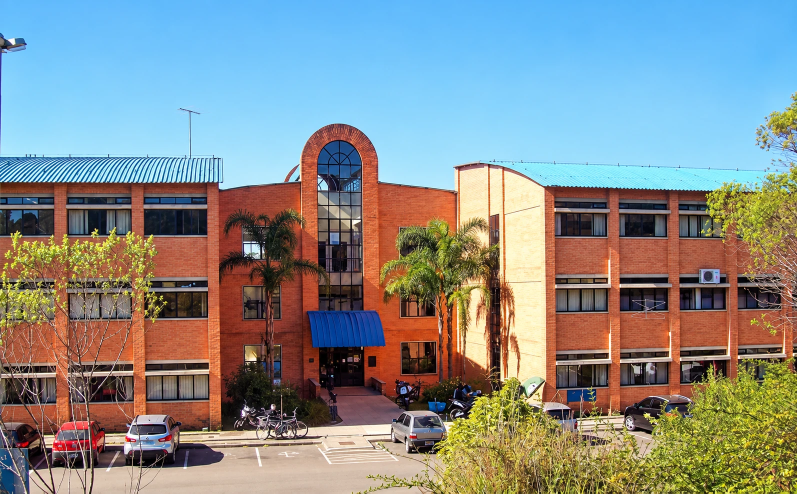
#> input picture dist/assets/campus.webp, 1594 x 987 px, given in place of coplaf-araucaria-hero.png, which was not available (shown at 1/2 size)
$ python prepare_sequence.py
#> lines starting #> are read from the running program, lines starting #| are printed output that depends on the picture; pictures that were not available may be replaced by others from this repository, and a replacement may not be noted
"""Create a six-second, 144-frame camera sequence from the generated forest art.

This is an original animated camera move, not stock footage or location footage.
The WebP frames are the exact source used by the scroll player and WebM export.
"""
from pathlib import Path
from PIL import Image, ImageEnhance
import math
import json

ROOT = Path(__file__).resolve().parents[1]
SOURCE = ROOT / 'art' / 'coplaf-araucaria-hero.png'
OUT = ROOT / 'dist' / 'assets'
FRAMES = OUT / 'frames'
FRAMES.mkdir(parents=True, exist_ok=True)
image = Image.open(SOURCE).convert('RGB')
#> image is the input picture: PIL image 1594x987 RGB; mean R, G, B 134.6, 140.9, 139.6
image.save(OUT / 'forest.webp', quality=90, method=6)

count = 144
width, height = 1280, 720
for index in range(count):
    progress = index / (count - 1)
    ease = progress * progress * (3 - 2 * progress)
    # Slow aerial push-in with lateral travel and a gentle lens roll.
    zoom = 1.045 + ease * 0.30
    crop_w = image.width / zoom
    crop_h = crop_w * height / width
    center_x = image.width * (0.5 + 0.035 * math.sin(progress * 1.4))
    center_y = image.height * (0.49 + 0.034 * ease)
    left = min(max(center_x - crop_w / 2, 0), image.width - crop_w)
    top = min(max(center_y - crop_h / 2, 0), image.height - crop_h)
    frame = image.crop((left, top, left + crop_w, top + crop_h)).resize((width, height), Image.Resampling.LANCZOS)
    frame = ImageEnhance.Brightness(frame).enhance(1.0 - ease * 0.035)
    frame.save(FRAMES / f'{index:03d}.webp', quality=78, method=4)
#> this loop made 144 passes
#> pass 1, `frame = image.crop((left, top, left + crop_w, top + crop_h)).resize((w..`:
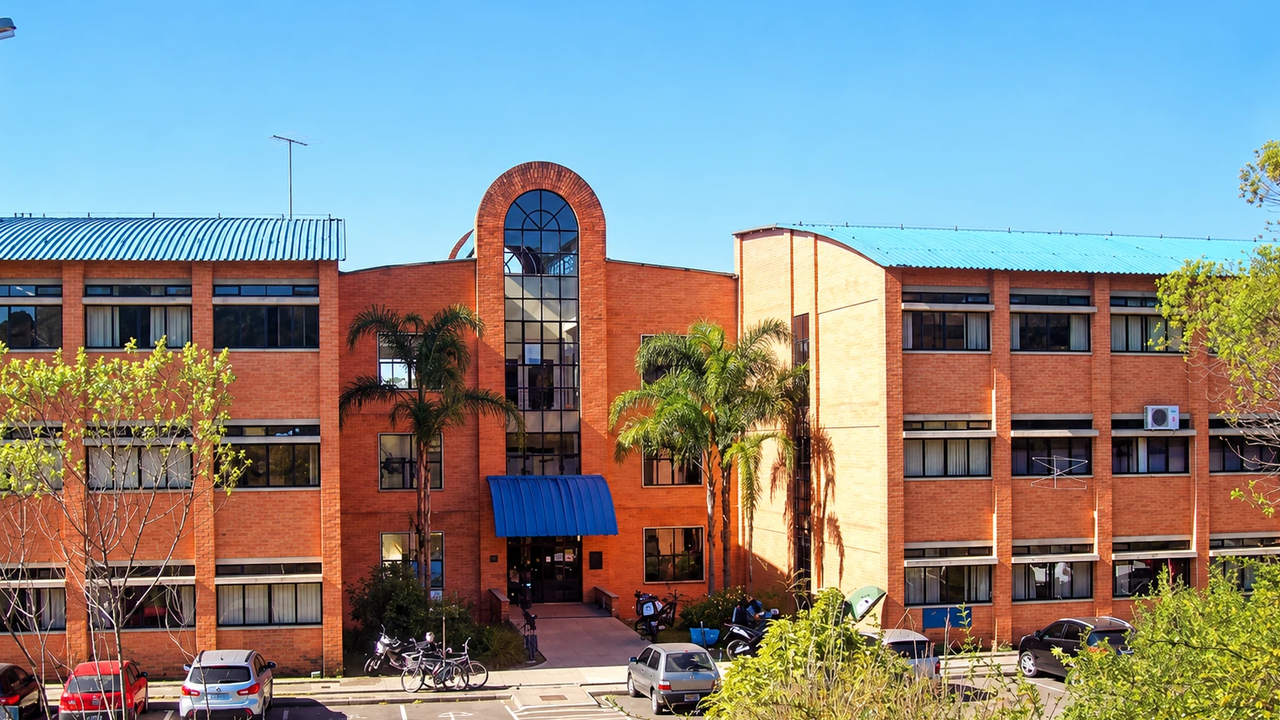
#> frame: PIL image 1280x720 RGB; mean R, G, B 134.7, 137.4, 136
#> pass 3, `frame = image.crop((left, top, left + crop_w, top + crop_h)).resize((w..`:
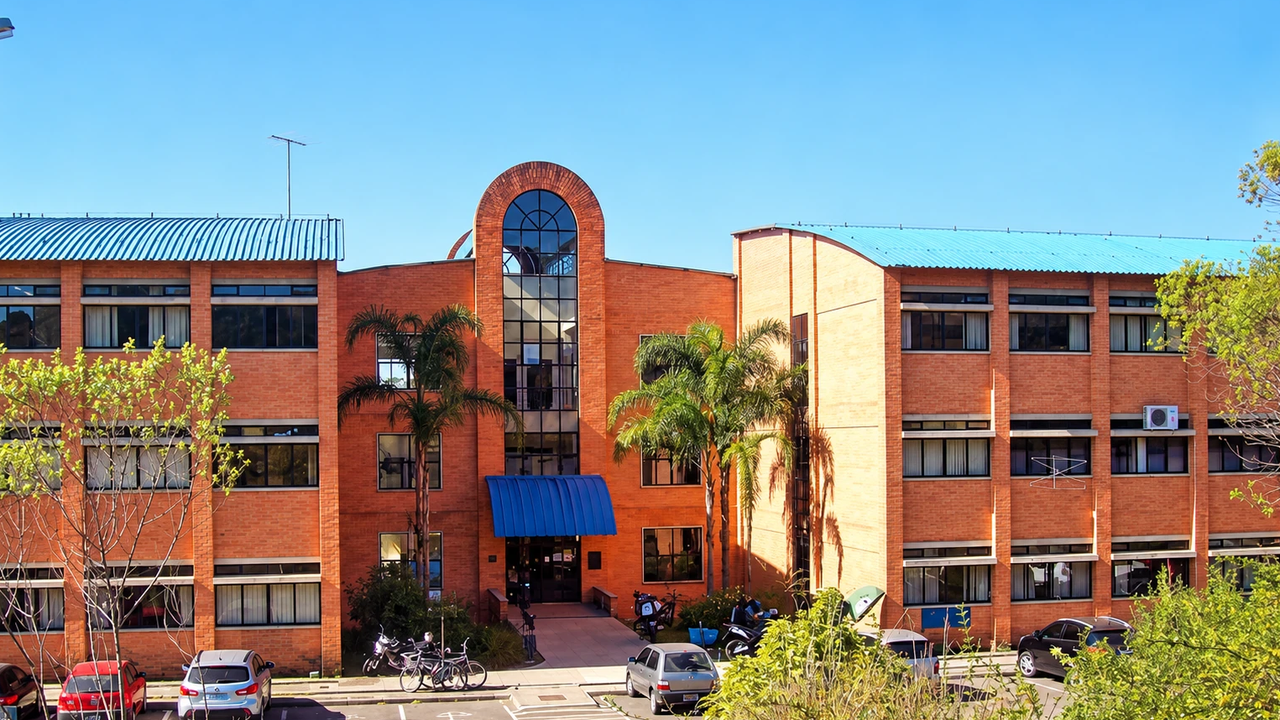
#> frame: PIL image 1280x720 RGB; mean R, G, B 134.7, 137.4, 136
#> after the loop:
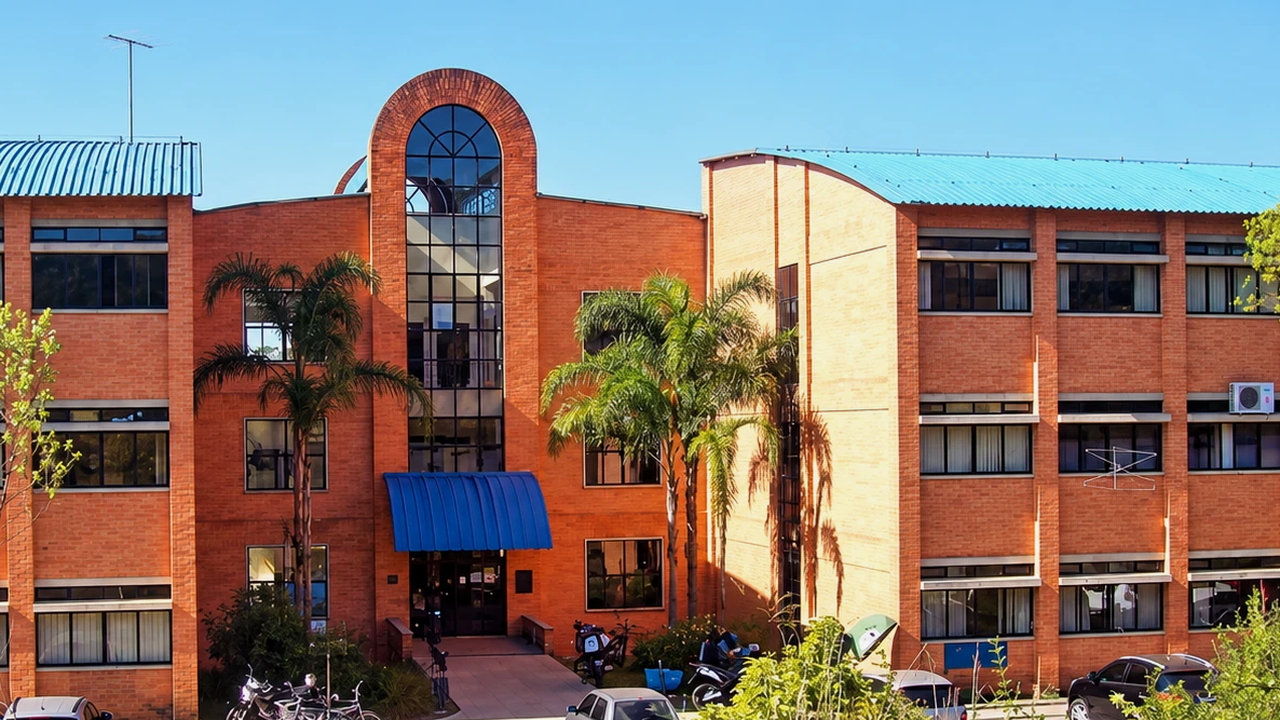
#> frame: PIL image 1280x720 RGB; mean R, G, B 130.7, 119.1, 112.9

metadata = {'count':count, 'fps':24, 'duration':6, 'width':width, 'height':height,
            'type':'generated camera animation from original AI forest art',
            'source':'coplaf-araucaria-hero.png'}
(OUT / 'sequence.json').write_text(json.dumps(metadata, ensure_ascii=False, indent=2), encoding='utf-8')
print(json.dumps({'frames':count, 'size_mb':round(sum(p.stat().st_size for p in FRAMES.glob('*.webp'))/1024/1024,2)}))
